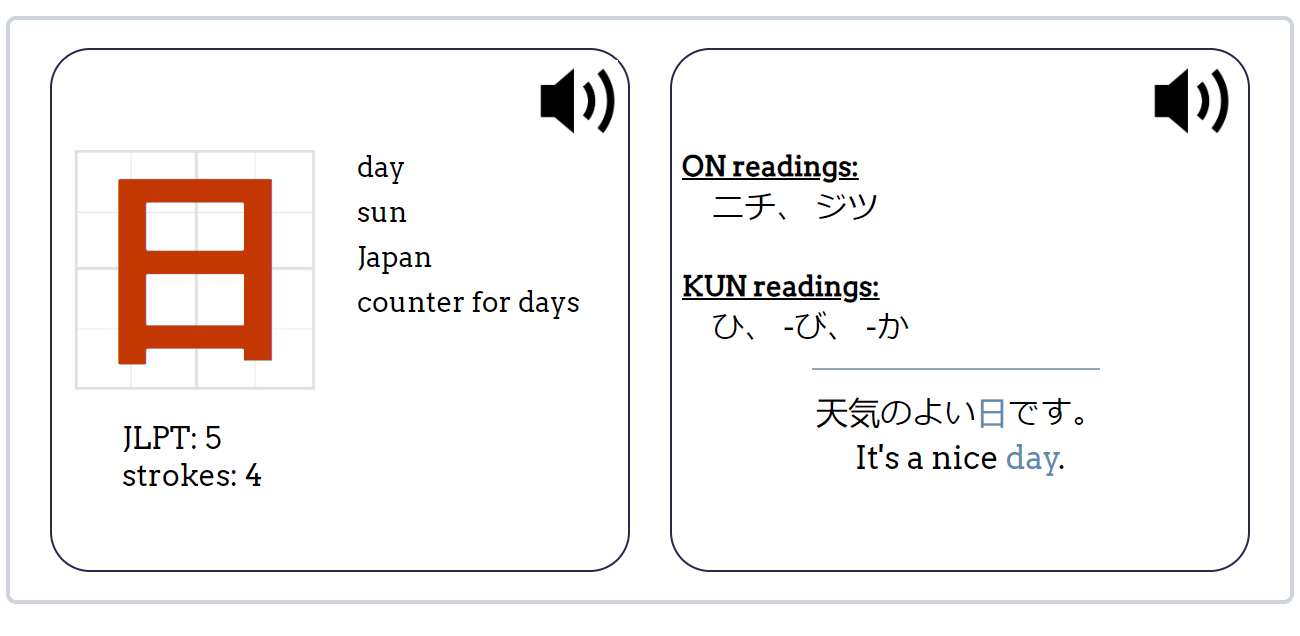
#> input picture flashcards/0.png, 1300 x 636 px; its folder holds 4 pictures in this run
$ python stack.py
#> lines starting #> are read from the running program, lines starting #| are printed output that depends on the picture; pictures that were not available may be replaced by others from this repository, and a replacement may not be noted
from PIL import Image

ind = 0
page = 3

for _ in range(85):
    image1 = Image.open(f'flashcards/{ind}.png')
#> image1 is the input picture: PIL image 1300x636 RGBA; mean R, G, B, A 245.6, 243, 242.5, 255
    image2 = Image.open(f'flashcards/{ind+1}.png')
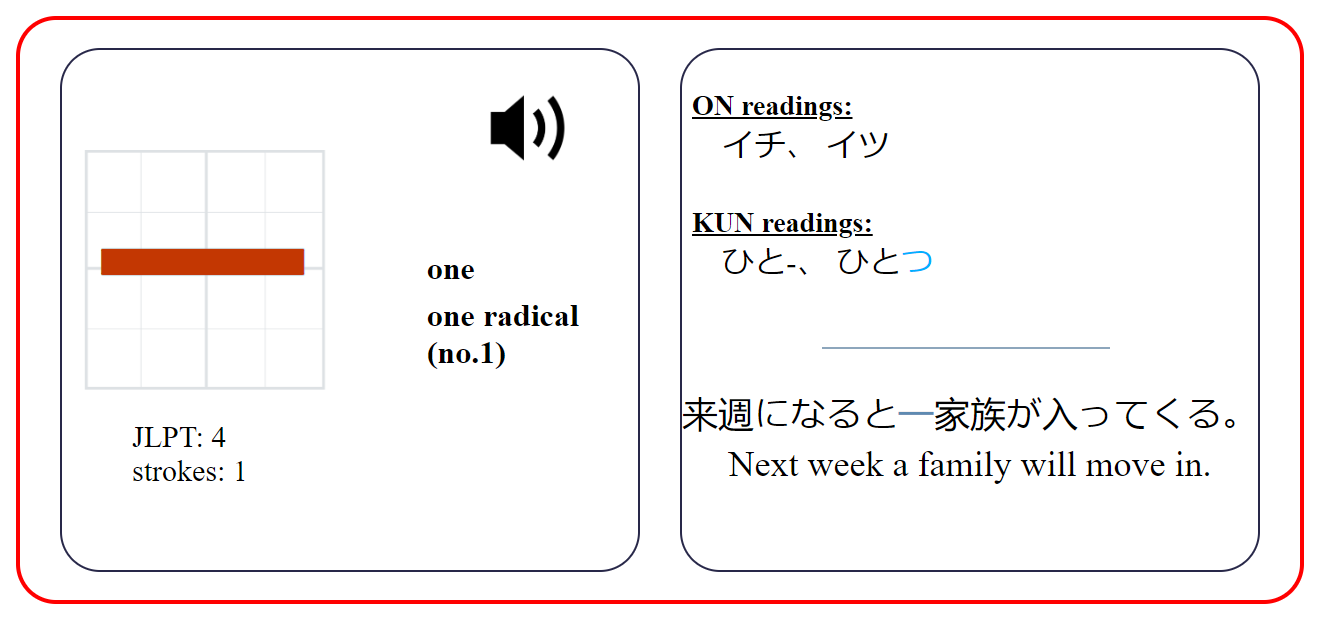
#> input picture flashcards/1.png, 1320 x 624 px
#> image2 is the input picture: PIL image 1320x624 RGBA; mean R, G, B, A 247.6, 242.2, 242.3, 255
    image3 = Image.open(f'flashcards/{ind+2}.png')
    image4 = Image.open(f'flashcards/{ind+3}.png')
    output_width = max(image1.width, image2.width, image3.width, image4.width)
#> output_width = 1320
    output_height = sum([image1.height, image2.height, image3.height, image4.height])
#> output_height = 2520
    output_image = Image.new('RGB', (output_width, output_height))
#> output_image: PIL image 1320x2520 RGB; every value is 0
    y_offset = 0
    output_image.paste(image1, (0, y_offset))
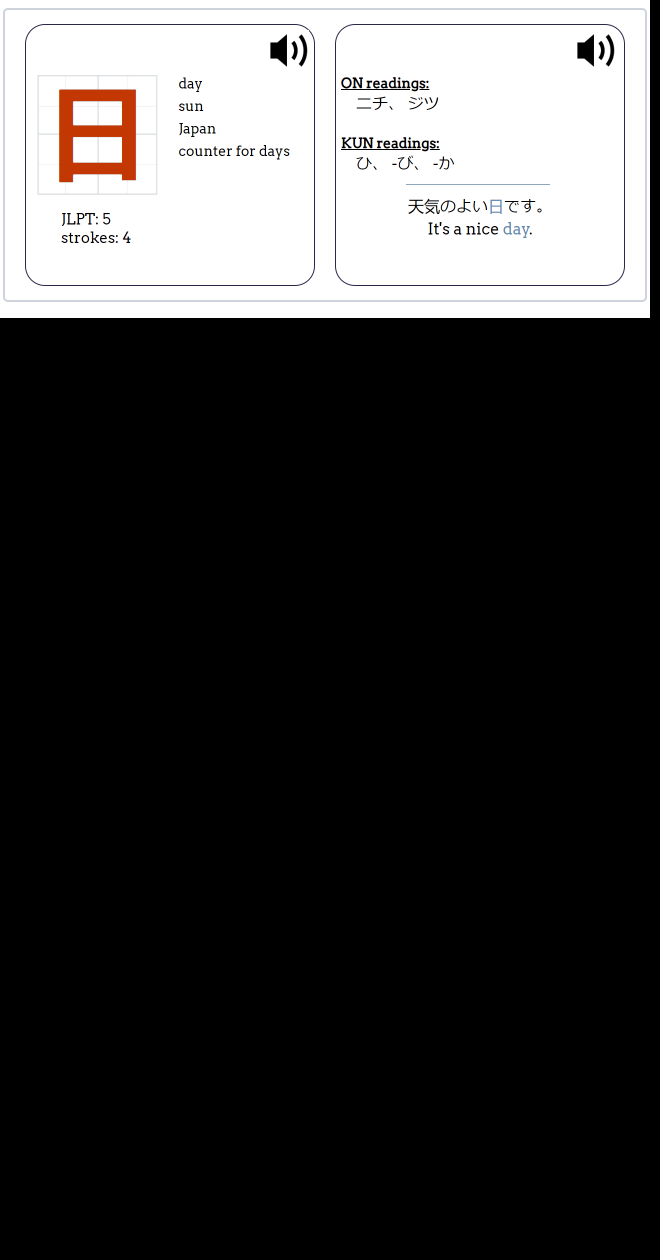
#> output_image: PIL image 1320x2520 RGB (shown at 1/2 size); mean R, G, B 61.1, 60.4, 60.3
    y_offset += image1.height
#> y_offset = 636
    output_image.paste(image2, (0, y_offset))
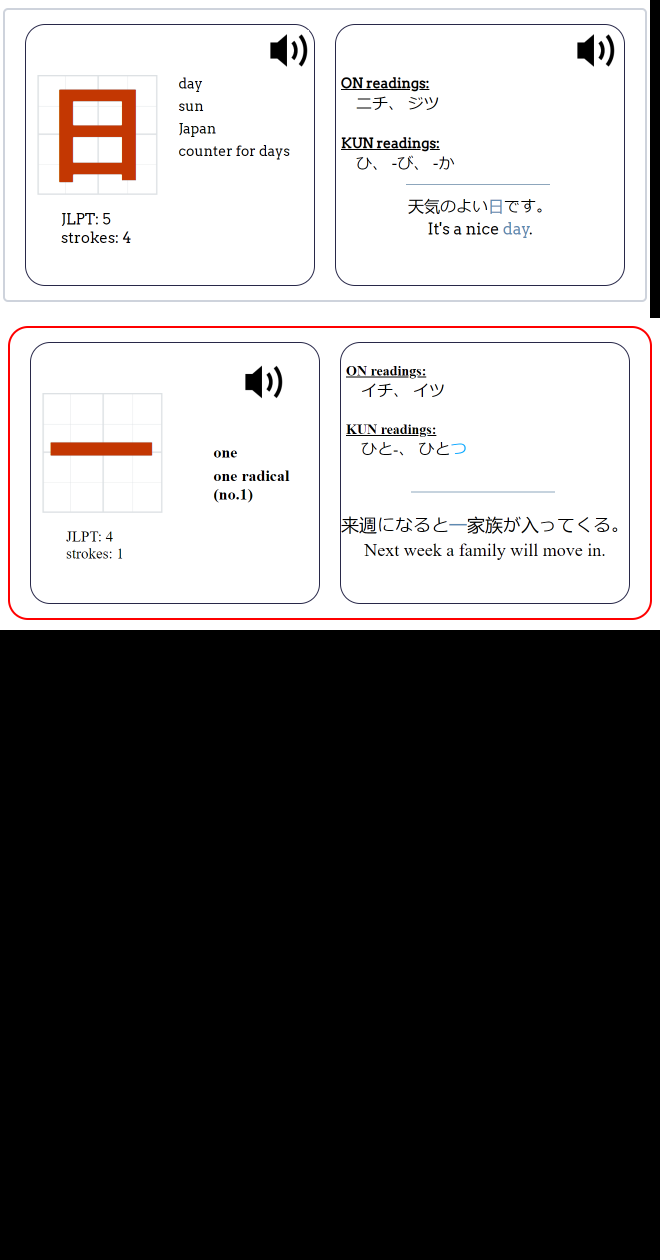
#> output_image: PIL image 1320x2520 RGB (shown at 1/2 size); mean R, G, B 122.4, 120.4, 120.3
    y_offset += image2.height
#> y_offset = 1260
    output_image.paste(image3, (0, y_offset))
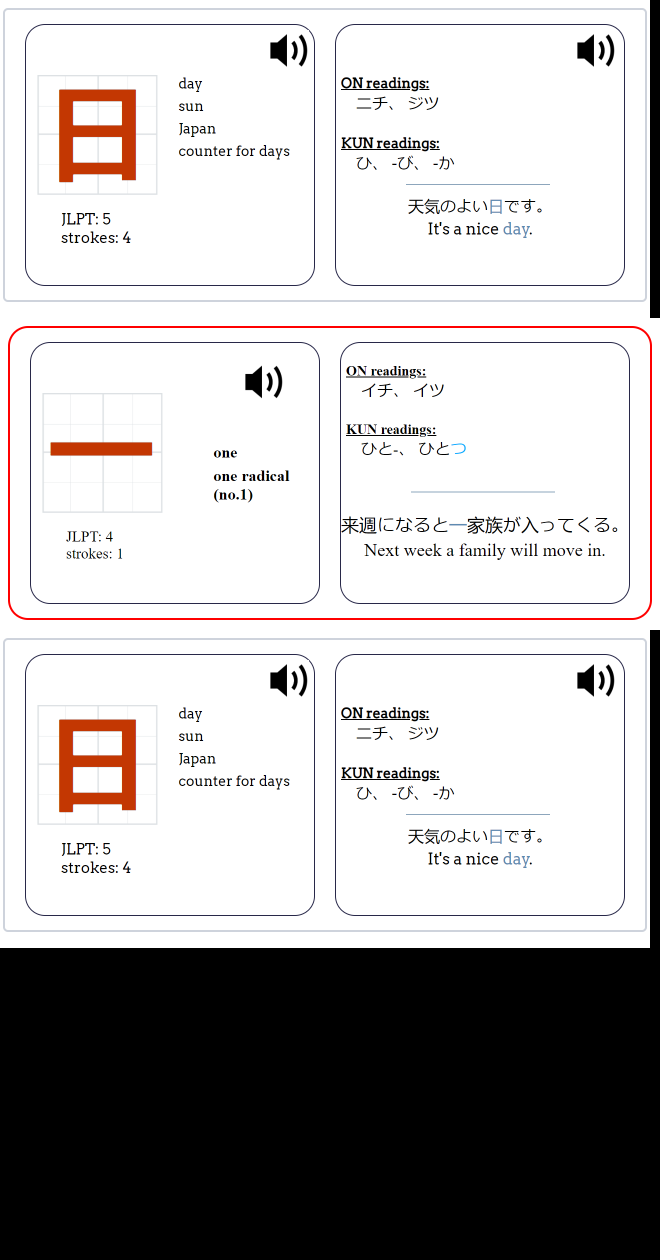
#> output_image: PIL image 1320x2520 RGB (shown at 1/2 size); mean R, G, B 183.4, 180.7, 180.5
    y_offset += image3.height
#> y_offset = 1896
    output_image.paste(image4, (0, y_offset))
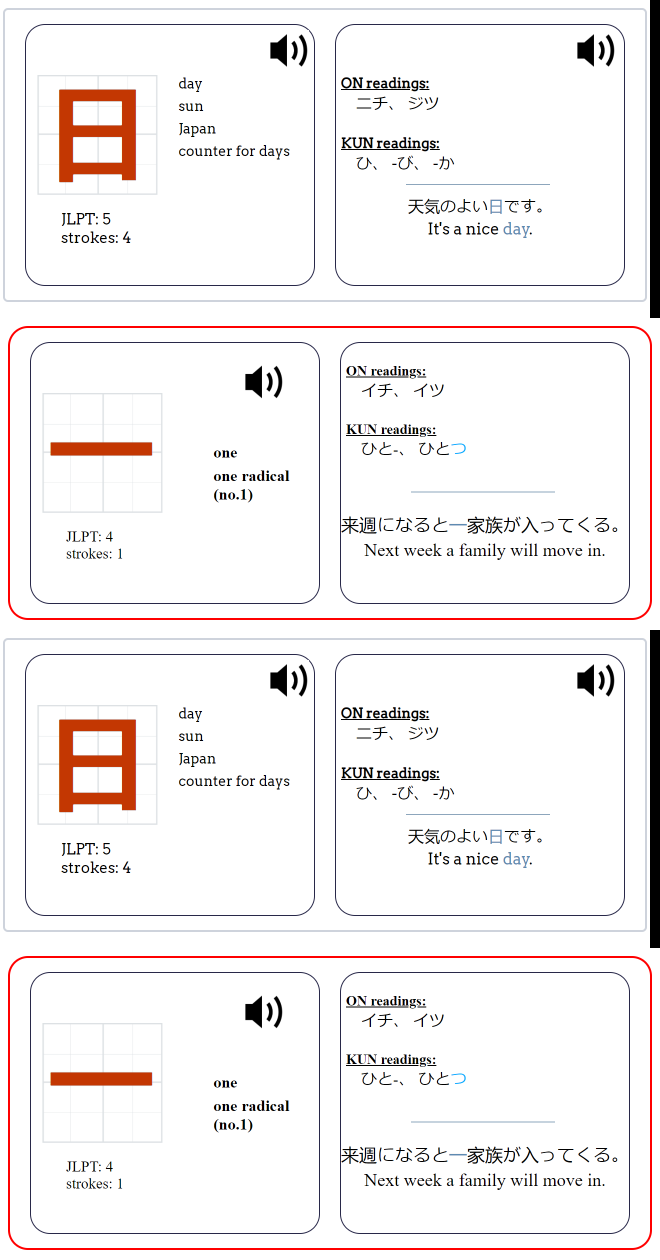
#> output_image: PIL image 1320x2520 RGB (shown at 1/2 size); mean R, G, B 244.7, 240.7, 240.5
#> (the run stopped early here; a loop or call above may not have finished)
